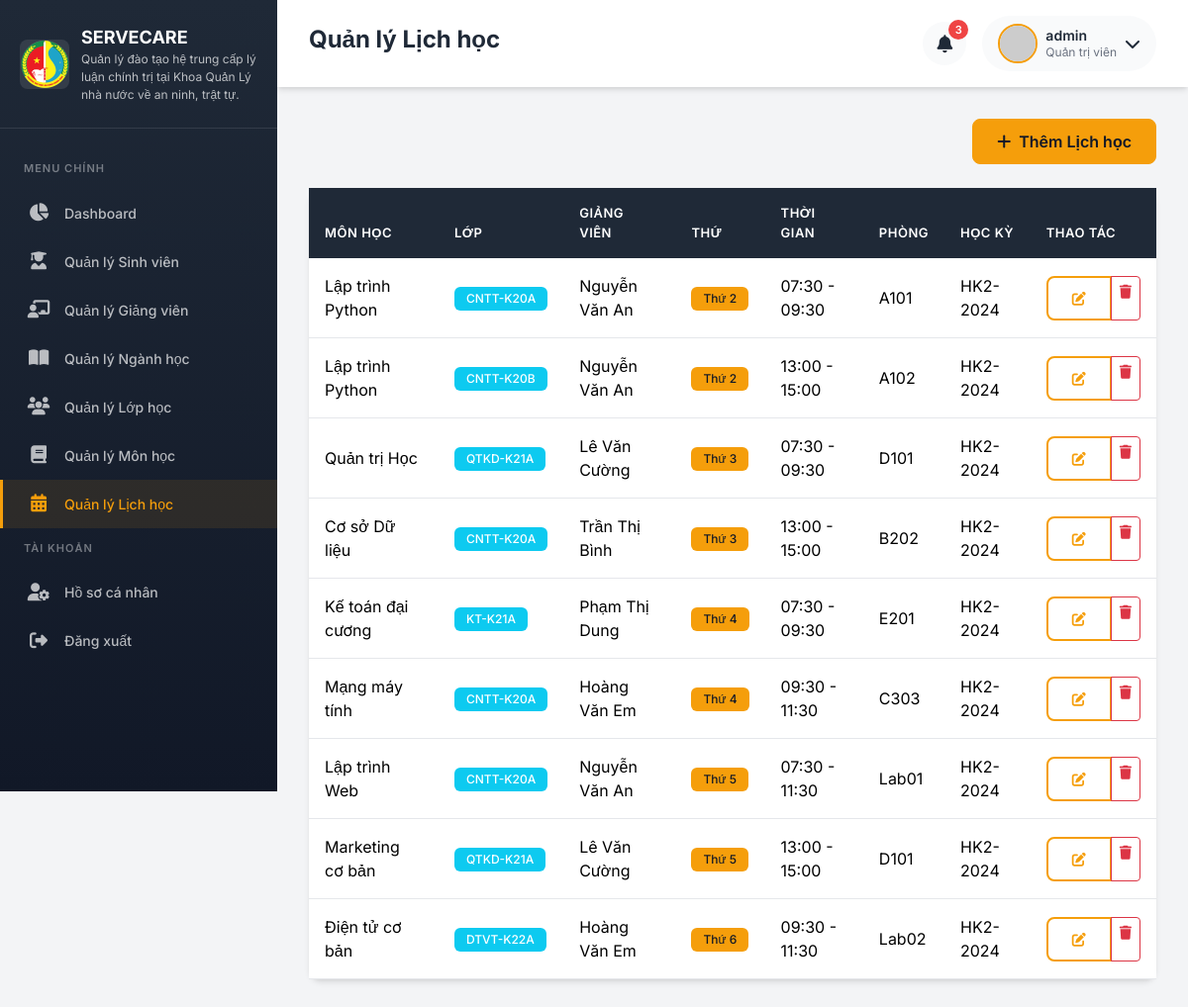
Screenshot of /admin/schedules (signed in) with the database file from the repository.
### app/models.py (models this page shows, shortened)
class User(UserMixin, db.Model):
    __tablename__ = 'users'
    id = db.Column(db.Integer, primary_key=True)
    username = db.Column(db.String(64), unique=True, nullable=False, index=True)
    email = db.Column(db.String(120), unique=True, nullable=False, index=True)
    password_hash = db.Column(db.String(256), nullable=False)
    role = db.Column(db.String(20), nullable=False, default='student')  # admin, lecturer, student
    avatar = db.Column(db.String(200), default='default_avatar.png')
    is_active = db.Column(db.Boolean, default=True)
    created_at = db.Column(db.DateTime, default=datetime.utcnow)
    updated_at = db.Column(db.DateTime, default=datetime.utcnow, onupdate=datetime.utcnow)
    student = db.relationship('Student', backref='user', uselist=False, lazy=True)
    lecturer = db.relationship('Lecturer', backref='user', uselist=False, lazy=True)
    def is_admin(self):
        return self.role == 'admin'
    def get_display_name(self):
        if self.role == 'student' and self.student:
            return self.student.full_name
        elif self.role == 'lecturer' and self.lecturer:
            return self.lecturer.full_name
        return self.username

class Schedule(db.Model):
    __tablename__ = 'schedules'
    id = db.Column(db.Integer, primary_key=True)
    subject_id = db.Column(db.Integer, db.ForeignKey('subjects.id'), nullable=False)
    lecturer_id = db.Column(db.Integer, db.ForeignKey('lecturers.id'), nullable=False)
    class_id = db.Column(db.Integer, db.ForeignKey('classrooms.id'), nullable=False)
    room_name = db.Column(db.String(50))  # Phòng học VD: A101, B202
    day_of_week = db.Column(db.Integer)   # 0=Thứ 2, 1=Thứ 3, ..., 6=Chủ nhật
    start_time = db.Column(db.Time)       # Giờ bắt đầu
    end_time = db.Column(db.Time)         # Giờ kết thúc
    semester = db.Column(db.String(20))   # VD: HK1-2024, HK2-2024
    start_date = db.Column(db.Date)       # Ngày bắt đầu học kỳ
    end_date = db.Column(db.Date)         # Ngày kết thúc học kỳ
    created_at = db.Column(db.DateTime, default=datetime.utcnow)
    DAY_NAMES = ['Thứ 2', 'Thứ 3', 'Thứ 4', 'Thứ 5', 'Thứ 6', 'Thứ 7', 'Chủ nhật']
    def get_day_name(self):
        if self.day_of_week is not None and 0 <= self.day_of_week <= 6:
            return self.DAY_NAMES[self.day_of_week]
        return ''

class Subject(db.Model):
    __tablename__ = 'subjects'
    id = db.Column(db.Integer, primary_key=True)
    code = db.Column(db.String(20), unique=True, nullable=False)
    name = db.Column(db.String(100), nullable=False)
    credits = db.Column(db.Integer, nullable=False, default=3)
    description = db.Column(db.Text)
    theory_hours = db.Column(db.Integer, default=30)  # Số giờ lý thuyết
    practice_hours = db.Column(db.Integer, default=15)  # Số giờ thực hành
    created_at = db.Column(db.DateTime, default=datetime.utcnow)
    schedules = db.relationship('Schedule', backref='subject', lazy='dynamic')
    grades = db.relationship('Grade', backref='subject', lazy='dynamic')
    materials = db.relationship('Material', backref='subject', lazy='dynamic')

class Classroom(db.Model):
    __tablename__ = 'classrooms'
    id = db.Column(db.Integer, primary_key=True)
    name = db.Column(db.String(50), unique=True, nullable=False)
    major_id = db.Column(db.Integer, db.ForeignKey('majors.id'))
    advisor_id = db.Column(db.Integer, db.ForeignKey('lecturers.id'))  # Cố vấn học tập
    academic_year = db.Column(db.String(20))  # Niên khóa VD: 2020-2024
    created_at = db.Column(db.DateTime, default=datetime.utcnow)
    students = db.relationship('Student', backref='classroom', lazy='dynamic')
    schedules = db.relationship('Schedule', backref='classroom', lazy='dynamic')

class Lecturer(db.Model):
    __tablename__ = 'lecturers'
    id = db.Column(db.Integer, primary_key=True)
    user_id = db.Column(db.Integer, db.ForeignKey('users.id'), nullable=False)
    lecturer_code = db.Column(db.String(20), unique=True, nullable=False)
    full_name = db.Column(db.String(100), nullable=False)
    department = db.Column(db.String(100))  # Khoa/Bộ môn
    expertise = db.Column(db.String(200))   # Chuyên môn
    phone = db.Column(db.String(15))
    degree = db.Column(db.String(50))  # Học vị: ThS, TS, PGS, GS
    created_at = db.Column(db.DateTime, default=datetime.utcnow)
    advised_classes = db.relationship('Classroom', backref='advisor', lazy='dynamic',
                                       foreign_keys='Classroom.advisor_id')
    schedules = db.relationship('Schedule', backref='lecturer', lazy='dynamic')
    materials = db.relationship('Material', backref='uploader', lazy='dynamic')
    evaluations = db.relationship('Evaluation', backref='lecturer', lazy='dynamic')

### app/routes/admin.py (the view)
@admin_bp.route('/schedules')
@login_required
@admin_required
def schedules():
    schedules = Schedule.query.order_by(Schedule.day_of_week, Schedule.start_time).all()
    return render_template('admin/schedules/list.html', schedules=schedules)

### app/templates/admin/schedules/list.html
{% extends "base.html" %}
{% block page_title %}Quản lý Lịch học{% endblock %}
{% block content %}
<div class="d-flex justify-content-end mb-4">
    <a href="{{ url_for('admin.add_schedule') }}" class="btn btn-primary">
        <i class="fas fa-plus me-2"></i>Thêm Lịch học
    </a>
</div>
<div class="card fade-in">
    <div class="card-body p-0">
        <div class="table-responsive">
            <table class="table mb-0">
                <thead>
                    <tr>
                        <th>Môn học</th>
                        <th>Lớp</th>
                        <th>Giảng viên</th>
                        <th>Thứ</th>
                        <th>Thời gian</th>
                        <th>Phòng</th>
                        <th>Học kỳ</th>
                        <th>Thao tác</th>
                    </tr>
                </thead>
                <tbody>
                    {% for schedule in schedules %}
                    <tr>
                        <td>{{ schedule.subject.name if schedule.subject else '-' }}</td>
                        <td><span class="badge bg-info">{{ schedule.classroom.name if schedule.classroom else '-' }}</span></td>
                        <td>{{ schedule.lecturer.full_name if schedule.lecturer else '-' }}</td>
                        <td><span class="badge badge-primary">{{ schedule.get_day_name() }}</span></td>
                        <td>{{ schedule.start_time.strftime('%H:%M') if schedule.start_time else '' }} - {{ schedule.end_time.strftime('%H:%M') if schedule.end_time else '' }}</td>
                        <td>{{ schedule.room_name }}</td>
                        <td>{{ schedule.semester }}</td>
                        <td>
                            <div class="btn-group btn-group-sm">
                                <a href="{{ url_for('admin.edit_schedule', id=schedule.id) }}" class="btn btn-outline-primary"><i class="fas fa-edit"></i></a>
                                <a href="{{ url_for('admin.delete_schedule', id=schedule.id) }}" class="btn btn-outline-danger" onclick="return confirm('Xác nhận xóa?')"><i class="fas fa-trash"></i></a>
                            </div>
                        </td>
                    </tr>
                    {% else %}
                    <tr>
                        <td colspan="8" class="text-center py-5 text-muted">Chưa có lịch học nào</td>
                    </tr>
                    {% endfor %}
                </tbody>
            </table>
        </div>
    </div>
</div>
{% endblock %}

### app/templates/base.html (shortened to what this page needs)
<!DOCTYPE html>
<html lang="vi">
<head>
    <link href="https://cdn.jsdelivr.net/npm/bootstrap@5.3.2/dist/css/bootstrap.min.css" rel="stylesheet">
    <link href="https://cdnjs.cloudflare.com/ajax/libs/font-awesome/6.5.1/css/all.min.css" rel="stylesheet">
</head>
<body>
    {% if current_user.is_authenticated %}
    <aside class="sidebar">
        <div class="sidebar-header">
            <a href="{{ url_for('main.index') }}" class="sidebar-brand">
                <img src="{{ url_for('static', filename='images/logo.png') }}" alt="Logo" class="sidebar-logo">
                <div class="sidebar-brand-text">
                    {{ app_short_name }}
                    <small>Quản lý đào tạo hệ trung cấp lý luận chính trị tại Khoa Quản Lý nhà nước về an ninh, trật tự.
</small>
                </div>
            </a>
        </div>
        <nav class="sidebar-menu">
            <div class="menu-label">Menu chính</div>
            {% if current_user.is_admin() %}
            <a href="{{ url_for('admin.dashboard') }}" class="menu-item {% if request.endpoint == 'admin.dashboard' %}active{% endif %}">
                <i class="fas fa-chart-pie"></i>
                <span>Dashboard</span>
            </a>
            <a href="{{ url_for('admin.students') }}" class="menu-item {% if 'student' in request.endpoint %}active{% endif %}">
                <i class="fas fa-user-graduate"></i>
                <span>Quản lý Sinh viên</span>
            </a>
            <a href="{{ url_for('admin.lecturers') }}" class="menu-item {% if 'lecturer' in request.endpoint %}active{% endif %}">
                <i class="fas fa-chalkboard-teacher"></i>
                <span>Quản lý Giảng viên</span>
            </a>
            <a href="{{ url_for('admin.majors') }}" class="menu-item {% if 'major' in request.endpoint %}active{% endif %}">
                <i class="fas fa-book-open"></i>
                <span>Quản lý Ngành học</span>
            </a>
            <a href="{{ url_for('admin.classrooms') }}" class="menu-item {% if 'classroom' in request.endpoint %}active{% endif %}">
                <i class="fas fa-users"></i>
                <span>Quản lý Lớp học</span>
            </a>
            <a href="{{ url_for('admin.subjects') }}" class="menu-item {% if 'subject' in request.endpoint %}active{% endif %}">
                <i class="fas fa-book"></i>
                <span>Quản lý Môn học</span>
            </a>
            <a href="{{ url_for('admin.schedules') }}" class="menu-item {% if 'schedule' in request.endpoint %}active{% endif %}">
                <i class="fas fa-calendar-alt"></i>
                <span>Quản lý Lịch học</span>
            </a>
            {% endif %}
            <div class="menu-label">Tài khoản</div>
            <a href="{{ url_for('auth.profile') }}" class="menu-item">
                <i class="fas fa-user-cog"></i>
                <span>Hồ sơ cá nhân</span>
            </a>
            <a href="{{ url_for('auth.logout') }}" class="menu-item">
                <i class="fas fa-sign-out-alt"></i>
                <span>Đăng xuất</span>
            </a>
        </nav>
    </aside>
    <main class="main-content">
        <header class="top-navbar">
            <h1 class="page-title">{% block page_title %}Dashboard{% endblock %}</h1>
            <div class="navbar-actions">
                <button class="notification-btn">
                    <i class="fas fa-bell"></i>
                    <span class="notification-badge">3</span>
                </button>
                <div class="user-dropdown dropdown">
                    <div class="d-flex align-items-center" data-bs-toggle="dropdown">
                        <img src="{{ url_for('static', filename='uploads/avatars/' ~ (current_user.avatar or 'default_avatar.png')) }}"
                             alt="Avatar" class="user-avatar"
                             onerror="this.src='https://ui-avatars.com/api/?name={{ current_user.get_display_name() }}&background=F59E0B&color=1F2937'">
                        <div class="user-info ms-2">
                            <div class="user-name">{{ current_user.get_display_name() }}</div>
                            <div class="user-role">
                                {% if current_user.is_admin() %}Quản trị viên
                                {% elif current_user.is_lecturer() %}Giảng viên
                                {% else %}Sinh viên{% endif %}
                            </div>
                        </div>
                        <i class="fas fa-chevron-down ms-2"></i>
                    </div>
                </div>
            </div>
        </header>
        <div class="page-content">
            {% block content %}{% endblock %}
        </div>
    </main>
    {% else %}
    {% block auth_content %}{% endblock %}
    {% endif %}
</body>
</html>

### rows the page displays
User: get_display_name "admin"
Schedule: subject "Lập trình Python", classroom "CNTT-K20A", lecturer "Nguyễn Văn An", get_day_name "Thứ 2", start_time "07:30", end_time "09:30", room_name "A101", semester "HK2-2024"
Schedule: subject "Lập trình Python", classroom "CNTT-K20B", lecturer "Nguyễn Văn An", get_day_name "Thứ 2", start_time "13:00", end_time "15:00", room_name "A102", semester "HK2-2024"
Schedule: subject "Quản trị Học", classroom "QTKD-K21A", lecturer "Lê Văn Cường", get_day_name "Thứ 3", start_time "07:30", end_time "09:30", room_name "D101", semester "HK2-2024"
Schedule: subject "Cơ sở Dữ liệu", classroom "CNTT-K20A", lecturer "Trần Thị Bình", get_day_name "Thứ 3", start_time "13:00", end_time "15:00", room_name "B202", semester "HK2-2024"
Schedule: subject "Kế toán đại cương", classroom "KT-K21A", lecturer "Phạm Thị Dung", get_day_name "Thứ 4", start_time "07:30", end_time "09:30", room_name "E201", semester "HK2-2024"
Schedule: subject "Mạng máy tính", classroom "CNTT-K20A", lecturer "Hoàng Văn Em", get_day_name "Thứ 4", start_time "09:30", end_time "11:30", room_name "C303", semester "HK2-2024"
Schedule: subject "Lập trình Web", classroom "CNTT-K20A", lecturer "Nguyễn Văn An", get_day_name "Thứ 5", start_time "07:30", end_time "11:30", room_name "Lab01", semester "HK2-2024"
Schedule: subject "Marketing cơ bản", classroom "QTKD-K21A", lecturer "Lê Văn Cường", get_day_name "Thứ 5", start_time "13:00", end_time "15:00", room_name "D101", semester "HK2-2024"
Schedule: subject "Điện tử cơ bản", classroom "DTVT-K22A", lecturer "Hoàng Văn Em", get_day_name "Thứ 6", start_time "09:30", end_time "11:30", room_name "Lab02", semester "HK2-2024"

### other values shown
{{ app_short_name }} "SERVECARE"
